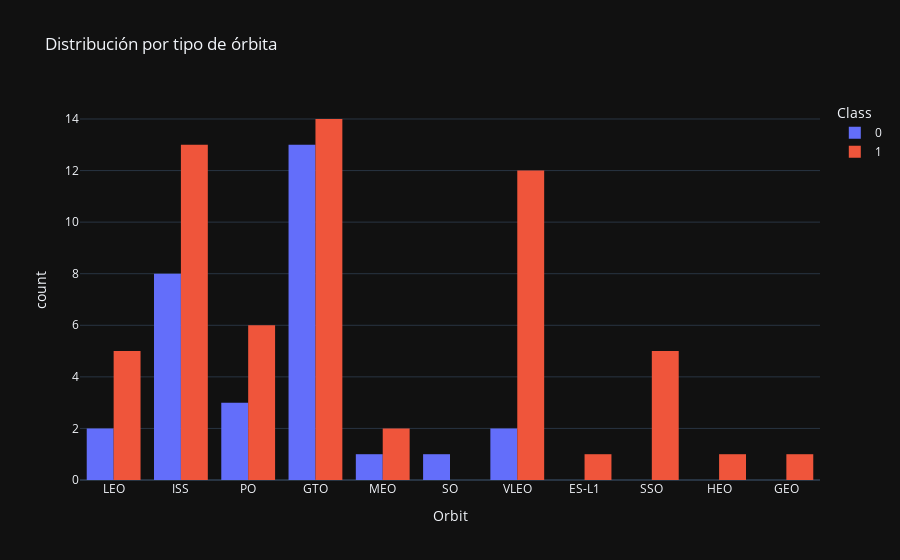

Notebook cell for this chart:
### Markdown cell above
## Análisis Exploratorio de Datos (EDA)

### Code cell
# Ejemplo de gráfico con Plotly
fig = px.histogram(df, x="Orbit", color="Class", barmode="group", title="Distribución por tipo de órbita")
fig.show()

### Figure 1 — Plotly figure (JSON) as saved in the notebook; plotly's stock layout.template omitted (floating-point values rounded to 4 significant figures)
{"data": [{"alignmentgroup": "True", "bingroup": "x", "hovertemplate": "Class=0<br>Orbit=%{x}<br>count=%{y}<extra></extra>", "legendgroup": "0", "marker": {"color": "#636efa", "pattern": {"shape": ""}}, "name": "0", "offsetgroup": "0", "orientation": "v", "showlegend": true, "type": "histogram", "x": ["LEO", "LEO", "ISS", "PO", "GTO", "GTO", "GTO", "GTO", "ISS", "ISS", "ISS", "GTO", "ISS", "PO", "GTO", "GTO", "GTO", "GTO", "GTO", "GTO", "PO", "ISS", "GTO", "ISS", "ISS", "MEO", "GTO", "SO", "VLEO", "VLEO"], "xaxis": "x", "yaxis": "y"}, {"alignmentgroup": "True", "bingroup": "x", "hovertemplate": "Class=1<br>Orbit=%{x}<br>count=%{y}<extra></extra>", "legendgroup": "1", "marker": {"color": "#EF553B", "pattern": {"shape": ""}}, "name": "1", "offsetgroup": "1", "orientation": "v", "showlegend": true, "type": "histogram", "x": ["ISS", "LEO", "ES-L1", "LEO", "ISS", "GTO", "GTO", "ISS", "GTO", "PO", "ISS", "GTO", "LEO", "ISS", "GTO", "PO", "ISS", "SSO", "LEO", "PO", "GTO", "GTO", "ISS", "PO", "LEO", "GTO", "HEO", "GTO", "GTO", "PO", "GTO", "GTO", "SSO", "GTO", "SSO", "PO", "ISS", "ISS", "VLEO", "SSO", "ISS", "VLEO", "ISS", "GTO", "VLEO", "VLEO", "ISS", "VLEO", "ISS", "VLEO", "VLEO", "MEO", "GEO", "VLEO", "SSO", "VLEO", "VLEO", "VLEO", "VLEO", "MEO"], "xaxis": "x", "yaxis": "y"}], "layout": {"barmode": "group", "legend": {"title": {"text": "Class"}, "tracegroupgap": 0}, "title": {"text": "Distribución por tipo de órbita"}, "xaxis": {"anchor": "y", "domain": [0, 1], "title": {"text": "Orbit"}}, "yaxis": {"anchor": "x", "domain": [0, 1], "title": {"text": "count"}}}}
